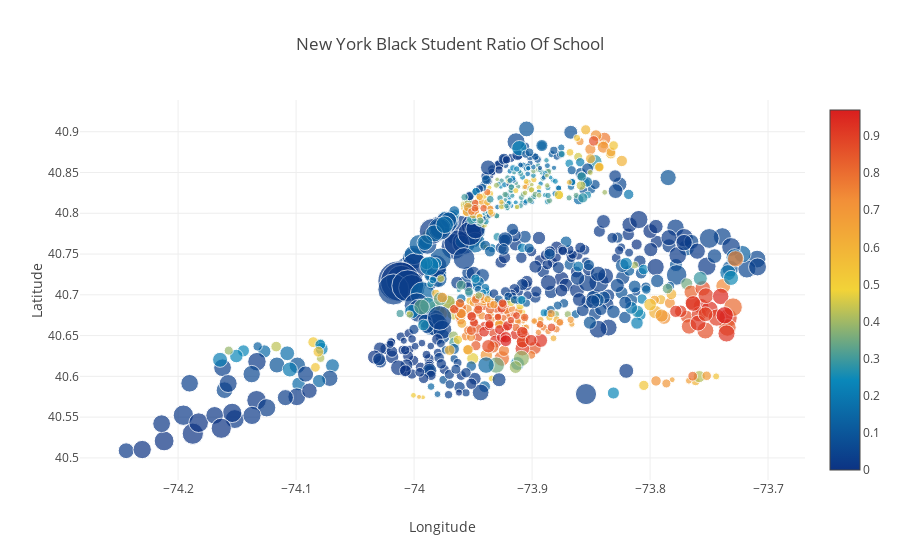

Write notebook code for a chart like this one.
### Markdown cell above
Central New York contains most of the Schools with Blacks¶
Majority of the black population are living in Central New York. If you compare this to the Hispanic Population, they are totally isolated from each other.

### Code cell
data = [
    {
        'x': df["Longitude"],
        'y': df["Latitude"],
        'text': df["School Name"],
        'mode': 'markers',
        'marker': {
            'color': df["Percent Black"],
            'size': df["School Income Estimate"]/4500,
            'showscale': True,
            'colorscale':'Portland'
        }
    }
]

layout= go.Layout(
    title= 'New York Black Student Ratio Of School',
    xaxis= dict(
        title= 'Longitude'
    ),
    yaxis=dict(
        title='Latitude'
    )
)
fig = go.Figure(data=data, layout=layout)
iplot(fig, filename='scatter_hover_labels')

### Figure 1 — Plotly figure (JSON) as saved in the notebook; plotly's stock layout.template omitted (floating-point values rounded to 4 significant figures; data arrays with more than 128 entries replaced by an {"elided": "..."} marker saying what was removed)
{"data": [{"marker": {"color": {"elided": "1272 float values"}, "colorscale": "Portland", "showscale": true, "size": {"elided": "1272 float values"}}, "mode": "markers", "text": {"elided": "1272 str values"}, "type": "scatter", "uid": "0618f308-5347-4d0b-b230-b287d9c33772", "x": {"elided": "1272 float values"}, "y": {"elided": "1272 float values"}}], "layout": {"title": {"text": "New York Black Student Ratio Of School"}, "xaxis": {"title": {"text": "Longitude"}}, "yaxis": {"title": {"text": "Latitude"}}}}
